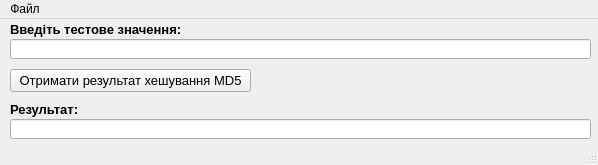
<?xml version="1.0" encoding="UTF-8"?>
<ui version="4.0">
 <class>MainWindow</class>
 <widget class="QMainWindow" name="MainWindow">
  <property name="geometry">
   <rect>
    <x>0</x>
    <y>0</y>
    <width>598</width>
    <height>165</height>
   </rect>
  </property>
  <property name="windowTitle">
   <string>MD5</string>
  </property>
  <widget class="QWidget" name="centralwidget">
   <widget class="QLabel" name="label">
    <property name="geometry">
     <rect>
      <x>10</x>
      <y>0</y>
      <width>371</width>
      <height>21</height>
     </rect>
    </property>
    <property name="font">
     <font>
      <pointsize>10</pointsize>
      <weight>75</weight>
      <bold>true</bold>
     </font>
    </property>
    <property name="text">
     <string>Введіть тестове значення:</string>
    </property>
   </widget>
   <widget class="QLineEdit" name="lineEdit">
    <property name="geometry">
     <rect>
      <x>10</x>
      <y>20</y>
      <width>581</width>
      <height>20</height>
     </rect>
    </property>
    <property name="font">
     <font>
      <pointsize>10</pointsize>
     </font>
    </property>
   </widget>
   <widget class="QLineEdit" name="lineEdit_2">
    <property name="geometry">
     <rect>
      <x>10</x>
      <y>100</y>
      <width>581</width>
      <height>20</height>
     </rect>
    </property>
    <property name="font">
     <font>
      <pointsize>10</pointsize>
     </font>
    </property>
   </widget>
   <widget class="QLabel" name="label_2">
    <property name="geometry">
     <rect>
      <x>10</x>
      <y>80</y>
      <width>101</width>
      <height>21</height>
     </rect>
    </property>
    <property name="font">
     <font>
      <pointsize>10</pointsize>
      <weight>75</weight>
      <bold>true</bold>
     </font>
    </property>
    <property name="text">
     <string>Результат:</string>
    </property>
   </widget>
   <widget class="QPushButton" name="pushButton">
    <property name="geometry">
     <rect>
      <x>10</x>
      <y>50</y>
      <width>241</width>
      <height>23</height>
     </rect>
    </property>
    <property name="font">
     <font>
      <pointsize>10</pointsize>
     </font>
    </property>
    <property name="text">
     <string>Отримати результат хешування MD5</string>
    </property>
   </widget>
  </widget>
  <widget class="QMenuBar" name="menubar">
   <property name="geometry">
    <rect>
     <x>0</x>
     <y>0</y>
     <width>598</width>
     <height>21</height>
    </rect>
   </property>
   <widget class="QMenu" name="menu">
    <property name="title">
     <string>Файл</string>
    </property>
    <addaction name="action"/>
    <addaction name="action_2"/>
    <addaction name="action_3"/>
   </widget>
   <addaction name="menu"/>
  </widget>
  <widget class="QStatusBar" name="statusbar"/>
  <action name="action">
   <property name="text">
    <string>Відкрити файл</string>
   </property>
  </action>
  <action name="action_2">
   <property name="text">
    <string>Зберегти у файл</string>
   </property>
  </action>
  <action name="action_3">
   <property name="text">
    <string>Перевірка файлу</string>
   </property>
  </action>
 </widget>
 <resources/>
 <connections/>
</ui>
